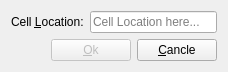
<?xml version="1.0" encoding="UTF-8"?>
<ui version="4.0">
 <class>GoToCellDialog</class>
 <widget class="QDialog" name="GoToCellDialog">
  <property name="geometry">
   <rect>
    <x>0</x>
    <y>0</y>
    <width>408</width>
    <height>92</height>
   </rect>
  </property>
  <property name="windowTitle">
   <string>GoTo Cell</string>
  </property>
  <property name="modal">
   <bool>true</bool>
  </property>
  <layout class="QGridLayout" name="gotocellLayout">
   <property name="sizeConstraint">
    <enum>QLayout::SetFixedSize</enum>
   </property>
   <item row="0" column="0">
    <layout class="QGridLayout" name="gridLayout">
     <property name="sizeConstraint">
      <enum>QLayout::SetFixedSize</enum>
     </property>
     <item row="0" column="0">
      <layout class="QHBoxLayout" name="horizontalLayout_2">
       <item>
        <widget class="QLabel" name="label">
         <property name="text">
          <string>Cell &amp;Location:</string>
         </property>
         <property name="buddy">
          <cstring>cellLocation</cstring>
         </property>
        </widget>
       </item>
       <item>
        <widget class="QLineEdit" name="cellLocation">
         <property name="styleSheet">
          <string notr="true">QlineEdit{color : red;}</string>
         </property>
         <property name="text">
          <string/>
         </property>
         <property name="placeholderText">
          <string>Cell Location here...</string>
         </property>
        </widget>
       </item>
      </layout>
     </item>
     <item row="1" column="0">
      <layout class="QHBoxLayout" name="horizontalLayout">
       <item>
        <spacer name="horizontalSpacer">
         <property name="orientation">
          <enum>Qt::Horizontal</enum>
         </property>
         <property name="sizeHint" stdset="0">
          <size>
           <width>40</width>
           <height>20</height>
          </size>
         </property>
        </spacer>
       </item>
       <item>
        <widget class="QPushButton" name="okButton">
         <property name="enabled">
          <bool>false</bool>
         </property>
         <property name="text">
          <string>&amp;Ok</string>
         </property>
         <property name="default">
          <bool>true</bool>
         </property>
        </widget>
       </item>
       <item>
        <widget class="QPushButton" name="cancelButton">
         <property name="text">
          <string>&amp;Cancle</string>
         </property>
        </widget>
       </item>
      </layout>
     </item>
    </layout>
   </item>
  </layout>
 </widget>
 <layoutdefault spacing="6" margin="11"/>
 <resources/>
 <connections/>
</ui>
